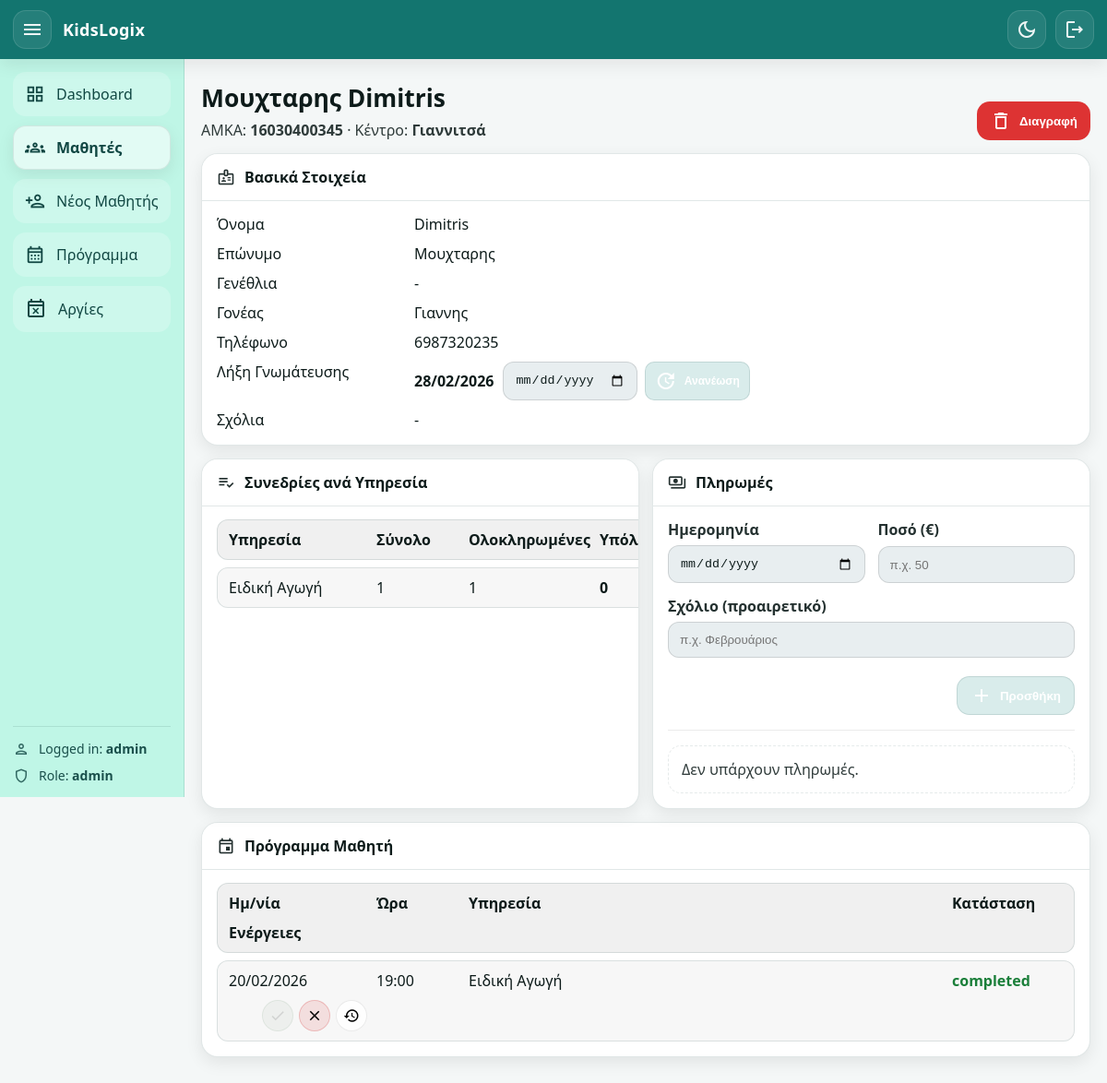
The app's page /students/16030400345 (signed in) with its own data.
### app/models.py (models this page shows, shortened)
class User(Base):
    __tablename__ = "users"
    id: Mapped[int] = mapped_column(Integer, primary_key=True, autoincrement=True)
    username: Mapped[str] = mapped_column(String(60), unique=True, nullable=False)
    password_hash: Mapped[str] = mapped_column(String(255), nullable=False)
    role: Mapped[str] = mapped_column(String(20), nullable=False, default="admin")
    is_active: Mapped[int] = mapped_column(Integer, nullable=False, default=1)

class Student(Base):
    __tablename__ = "students"
    amka: Mapped[str] = mapped_column(String(20), primary_key=True)
    center: Mapped[str] = mapped_column(
        String(20),
        nullable=False,
        default="Giannitsa",  # Giannitsa / KryaVrisi
    )
    first_name: Mapped[str] = mapped_column(String(60), nullable=False)
    last_name: Mapped[str] = mapped_column(String(60), nullable=False)
    date_of_birth: Mapped[date | None] = mapped_column(Date, nullable=True)
    parent_name: Mapped[str | None] = mapped_column(String(120), nullable=True)
    parent_phone: Mapped[str | None] = mapped_column(String(30), nullable=True)
    assessment_expiry_date: Mapped[date | None] = mapped_column(Date, nullable=True)
    admin_comment: Mapped[str | None] = mapped_column(String(1000), nullable=True)
    created_at: Mapped[datetime] = mapped_column(
        DateTime, default=datetime.utcnow, nullable=False
    )
    services: Mapped[list["StudentService"]] = relationship(
        back_populates="student",
        cascade="all, delete-orphan",
    )
    appointments: Mapped[list["Appointment"]] = relationship(
        back_populates="student",
        cascade="all, delete-orphan",
    )
    payments: Mapped[list["Payment"]] = relationship(
        back_populates="student",
        cascade="all, delete-orphan",
    )

class Service(Base):
    __tablename__ = "services"
    id: Mapped[int] = mapped_column(Integer, primary_key=True, autoincrement=True)
    name: Mapped[str] = mapped_column(String(60), unique=True, nullable=False)
    student_links: Mapped[list["StudentService"]] = relationship(
        back_populates="service",
        cascade="all, delete-orphan",
    )
    appointments: Mapped[list["Appointment"]] = relationship(
        back_populates="service",
        cascade="all, delete-orphan",
    )

class Appointment(Base):
    __tablename__ = "appointments"
    id: Mapped[int] = mapped_column(Integer, primary_key=True, autoincrement=True)
    student_amka: Mapped[str] = mapped_column(
        ForeignKey("students.amka", ondelete="CASCADE"), nullable=False
    )
    service_id: Mapped[int] = mapped_column(
        ForeignKey("services.id", ondelete="CASCADE"), nullable=False
    )
    center: Mapped[str] = mapped_column(String(20), nullable=False)
    day: Mapped[date] = mapped_column(Date, nullable=False)
    start_time: Mapped[time] = mapped_column(Time, nullable=False)
    duration_min: Mapped[int | None] = mapped_column(Integer, nullable=True)
    status: Mapped[str] = mapped_column(
        String(20), nullable=False, default="scheduled"
    )
    created_at: Mapped[datetime] = mapped_column(
        DateTime, default=datetime.utcnow, nullable=False
    )
    student: Mapped["Student"] = relationship(back_populates="appointments")
    service: Mapped["Service"] = relationship(back_populates="appointments")

### app/routers/web.py (the view)
@router.get("/students/{amka}", response_class=HTMLResponse)
def student_page(
    amka: str,
    request: Request,
    db: Session = Depends(get_db),
    user: User = Depends(get_current_user),
):
    st = db.query(Student).filter(Student.amka == amka).first()
    if not st:
        return RedirectResponse("/students", status_code=303)
    links = (
        db.query(StudentService)
        .filter(StudentService.student_amka == amka)
        .all()
    )
    services_info = []
    for l in links:
        total = int(l.total_sessions or 0)
        used = (
            db.query(Appointment.id)
            .filter(Appointment.student_amka == amka)
            .filter(Appointment.service_id == l.service_id)
            .filter(Appointment.status.in_(["scheduled", "completed"]))
            .count()
        )
        completed = (
            db.query(Appointment.id)
            .filter(Appointment.student_amka == amka)
            .filter(Appointment.service_id == l.service_id)
            .filter(Appointment.status == "completed")
            .count()
        )
        remaining = max(total - int(used), 0)
        services_info.append(
            {
                "service": l.service,
                "total": total,
                "completed": int(completed),
                "remaining": int(remaining),
            }
        )
    appointments = (
        db.query(Appointment)
        .filter(Appointment.student_amka == amka)
        .order_by(Appointment.day.desc(), Appointment.start_time.desc())
        .all()
    )
    payments = (
        db.query(Payment)
        .filter(Payment.student_amka == amka)
        .order_by(Payment.payment_date.desc(), Payment.id.desc())
        .all()
    )
    return templates.TemplateResponse(
        "student_page.html",
        {
            "request": request,
            "user": user,
            "page": "students",
            "student": st,
            "services_info": services_info,
            "appointments": appointments,
            "payments": payments,
            "today": date.today(),
            "centers": CENTERS,
        },
    )

### app/templates/student_page.html (shortened to what this page needs)
{% extends "base.html" %}
{% block content %}
<div class="page-head">
  <div>
    <h1 class="page-title">{{ student.full_name }}</h1>
    <p class="page-subtitle">
      AMKA: <b>{{ student.amka }}</b> ·
      Κέντρο: <b>{{ centers.get(student.center, student.center) }}</b>
    </p>
  </div>
  <div class="page-actions">
    <form method="post" action="/students/{{ student.amka }}/delete"
          onsubmit="return confirm('Σίγουρα διαγραφή μαθητή; Θα διαγραφούν και οι συνεδρίες/πληρωμές του.');">
      <button class="btn btn-danger" type="submit" title="Διαγραφή μαθητή">
        <span class="material-icons-outlined">delete</span>
        Διαγραφή
      </button>
    </form>
  </div>
</div>
<div class="card">
  <div class="card-head">
    <div class="card-title">
      <span class="material-icons-outlined">badge</span>
      <h2>Βασικά Στοιχεία</h2>
    </div>
  </div>
  <div class="card-body">
    <div class="kv">
      <div>Όνομα</div><div>{{ student.first_name }}</div>
      <div>Επώνυμο</div><div>{{ student.last_name }}</div>
      <div>Γενέθλια</div><div>{{ fmt_date_gr(student.date_of_birth) }}</div>
      <div>Γονέας</div><div>{{ student.parent_name or '-' }}</div>
      <div>Τηλέφωνο</div><div>{{ student.parent_phone or '-' }}</div>
      <div>Λήξη Γνωμάτευσης</div>
      <div>
        <div style="display:flex; align-items:center; gap:10px; flex-wrap:wrap;">
          <b>{{ fmt_date_gr(student.assessment_expiry_date) }}</b>
          <form method="post" action="/students/{{ student.amka }}/assessment/renew" style="display:flex; gap:8px; align-items:center;">
            <input type="date" name="assessment_expiry_date" required>
            <button class="btn btn-xs btn-primary" type="submit">
              <span class="material-icons-outlined">update</span>
              Ανανέωση
            </button>
          </form>
        </div>
      </div>
      <div>Σχόλια</div><div>{{ student.admin_comment or '-' }}</div>
    </div>
  </div>
</div>
<div class="grid-2-cards">
  <div class="card">
    <div class="card-head">
      <div class="card-title">
        <span class="material-icons-outlined">playlist_add_check</span>
        <h2>Συνεδρίες ανά Υπηρεσία</h2>
      </div>
    </div>
    <div class="card-body">
      {% if services_info and services_info|length > 0 %}
        <div class="table">
          <div class="tr th">
            <div>Υπηρεσία</div>
            <div>Σύνολο</div>
            <div>Ολοκληρωμένες</div>
            <div>Υπόλοιπο</div>
          </div>
          {% for x in services_info %}
            <div class="tr">
              <div>{{ x.service.name }}</div>
              <div>{{ x.total }}</div>
              <div>{{ x.completed }}</div>
              <div><b>{{ x.remaining }}</b></div>
            </div>
          {% endfor %}
        </div>
      {% else %}
        <div class="empty-state">Δεν υπάρχουν υπηρεσίες για τον μαθητή.</div>
      {% endif %}
    </div>
  </div>
  <div class="card">
    <div class="card-head">
      <div class="card-title">
        <span class="material-icons-outlined">payments</span>
        <h2>Πληρωμές</h2>
      </div>
    </div>
    <div class="card-body">
      <form class="form-grid compact" method="post" action="/students/{{ student.amka }}/payments/new">
        <div class="grid-2">
          <label class="field">
            <span>Ημερομηνία</span>
            <input type="date" name="payment_date" required>
          </label>
          <label class="field">
            <span>Ποσό (€)</span>
            <input type="text" name="amount" placeholder="π.χ. 50" required>
          </label>
        </div>
        <label class="field">
          <span>Σχόλιο (προαιρετικό)</span>
          <input type="text" name="comment" placeholder="π.χ. Φεβρουάριος">
        </label>
        <div class="form-actions">
          <button class="btn btn-primary" type="submit">
            <span class="material-icons-outlined">add</span>
            Προσθήκη
          </button>
        </div>
      </form>
      <div class="divider"></div>
      {% if payments and payments|length > 0 %}
        <div class="table">
          <div class="tr th">
            <div>Ημ/νία</div>
            <div>Ποσό</div>
            <div>Σχόλιο</div>
          </div>
          {% for p in payments %}
            <div class="tr">
              <div>{{ fmt_date_gr(p.payment_date) }}</div>
              <div>{{ "%.2f"|format(p.amount_cents / 100) }}€</div>
              <div>{{ p.comment or '-' }}</div>
            </div>
          {% endfor %}
        </div>
      {% else %}
        <div class="empty-state">Δεν υπάρχουν πληρωμές.</div>
      {% endif %}
    </div>
  </div>
</div>
<div class="card">
  <div class="card-head">
    <div class="card-title">
      <span class="material-icons-outlined">event</span>
      <h2>Πρόγραμμα Μαθητή</h2>
    </div>
  </div>
  <div class="card-body">
    {% if appointments and appointments|length > 0 %}
      <div class="table">
        <div class="tr th">
          <div>Ημ/νία</div>
          <div>Ώρα</div>
          <div>Υπηρεσία</div>
          <div>Κατάσταση</div>
          <div>Ενέργειες</div>
        </div>
        {% for ap in appointments %}
          <div class="tr">
            <div>{{ fmt_date_gr(ap.day) }}</div>
            <div>{{ ap.start_time.strftime("%H:%M") }}</div>
            <div>{{ ap.service.name if ap.service else ap.service_id }}</div>
            <div class="status {{ ap.status }}">{{ ap.status }}</div>
            <div class="row-actions">
              <form method="post" action="/schedule/{{ ap.id }}/status" class="inline-form">
                <button class="icon-pill icon-success" type="submit" title="Ολοκληρώθηκε"
                        {% if ap.status == "completed" %}disabled{% endif %}>
                  <span class="material-icons-outlined">check</span>
                </button>
              </form>
              <form method="post" action="/schedule/{{ ap.id }}/status" class="inline-form"
                    onsubmit="return confirm('Σίγουρα ακύρωση συνεδρίας;');">
                <button class="icon-pill icon-danger" type="submit" title="Ακύρωση"
                        {% if ap.status == "canceled" %}disabled{% endif %}>
                  <span class="material-icons-outlined">close</span>
                </button>
              </form>
              <form method="post" action="/schedule/{{ ap.id }}/status" class="inline-form">
                <button class="icon-pill" type="submit" title="Επαναφορά σε προγραμματισμένη"
                        {% if ap.status == "scheduled" %}disabled{% endif %}>
                  <span class="material-icons-outlined">history</span>
                </button>
              </form>
            </div>
          </div>
        {% endfor %}
      </div>
    {% else %}
      <div class="empty-state">Δεν υπάρχουν συνεδρίες.</div>
    {% endif %}
  </div>
</div>
{% endblock %}

### app/templates/base.html (shortened to what this page needs)
<!doctype html>
<html lang="el" data-theme="light">
<head>
  <link rel="stylesheet" href="/static/style.css?v=6" />
</head>
<body>
  <div class="app-shell">
    <header class="topbar">
      <div class="topbar-left">
        <button class="icon-btn topbar-btn" id="sidebarToggle" type="button" aria-label="Toggle sidebar">
          <span class="material-icons-outlined">menu</span>
        </button>
        <div class="brand">
          <span class="brand-title">KidsLogix</span>
        </div>
      </div>
      <div class="topbar-right">
        <button class="icon-btn topbar-btn" id="themeToggle" type="button" aria-label="Toggle dark mode" title="Dark mode">
          <span class="material-icons-outlined" id="themeIcon">dark_mode</span>
        </button>
        <a class="icon-btn topbar-btn" href="/auth/logout" aria-label="Logout" title="Logout">
          <span class="material-icons-outlined">logout</span>
        </a>
      </div>
    </header>
    <div class="layout">
      <aside class="sidebar" id="sidebar">
        <nav class="nav">
          {% set path = request.url.path %}
          <a class="nav-item {% if path == '/' %}active{% endif %}" href="/">
            <span class="material-icons-outlined nav-ic">grid_view</span>
            <span class="nav-txt">Dashboard</span>
          </a>
          <a class="nav-item {% if path.startswith('/students') and path != '/students/new' %}active{% endif %}" href="/students">
            <span class="material-icons-outlined nav-ic">groups</span>
            <span class="nav-txt">Μαθητές</span>
          </a>
          <a class="nav-item {% if path == '/students/new' %}active{% endif %}" href="/students/new">
            <span class="material-icons-outlined nav-ic">person_add</span>
            <span class="nav-txt">Νέος Μαθητής</span>
          </a>
          <a class="nav-item {% if path.startswith('/schedule') %}active{% endif %}" href="/schedule">
            <span class="material-icons-outlined nav-ic">calendar_month</span>
            <span class="nav-txt">Πρόγραμμα</span>
          </a>
          <a class="nav-item {% if page=='holidays' %}active{% endif %}" href="/holidays">
            <span class="material-icons-outlined">event_busy</span>
            <span>Αργίες</span>
          </a>
        </nav>
        <div class="sidebar-footer">
          <div class="meta-row">
            <span class="material-icons-outlined">person</span>
            <span>Logged in: <b>{{ user.username if user else '-' }}</b></span>
          </div>
          <div class="meta-row">
            <span class="material-icons-outlined">shield</span>
            <span>Role: <b>{{ user.role if user else '-' }}</b></span>
          </div>
        </div>
      </aside>
      <main class="content">
        {% block content %}{% endblock %}
      </main>
    </div>
  </div>
</body>
</html>

### records on screen
User: username "admin", role "admin"
Student: full_name "Μουχταρης Dimitris", amka "16030400345", get "Γιαννιτσά", first_name "Dimitris", last_name "Μουχταρης", date_of_birth "-", parent_name "Γιαννης", parent_phone "6987320235", assessment_expiry_date "28/02/2026", admin_comment "-"
Service: service.name "Ειδική Αγωγή"
Appointment: day "20/02/2026", start_time "19:00", service "Ειδική Αγωγή", status "completed"

### other values on screen
{{ x.total }} "1"
{{ x.completed }} "1"
{{ x.remaining }} "0"
